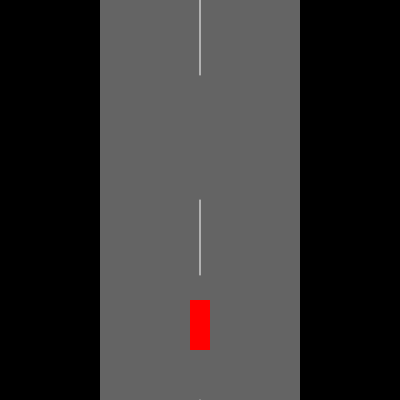
Frame 1 (no input)
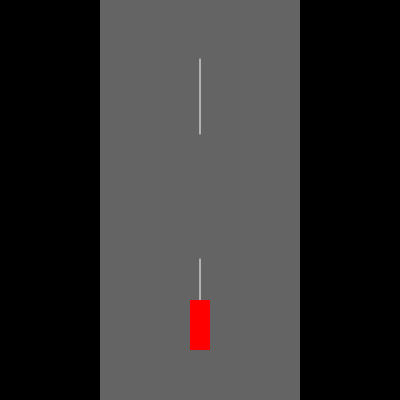
Frame 60 (no input)
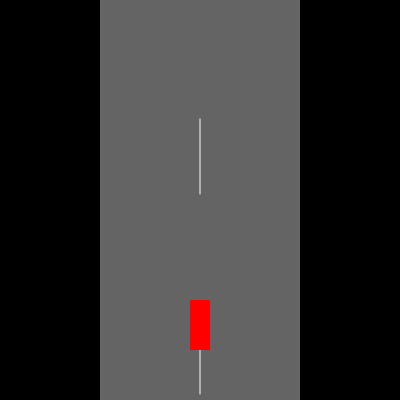
Frame 120 (the mouse pressed at the canvas centre since frame 60)

The p5.js sketch that drew these frames (run headless with seeded random() and noise() and a simulated clock; from frame 60 on, the mouse is pressed at the canvas centre):

// p5.js sketch
// ── sketch.js
// car driving game
var line1;
var line2;
var line3;

var car;

var isLeft;
var isRight;
var isAccelerating;

function setup() {
  createCanvas(400, 400);

  line1 = 0;
  line2 = 200;
  line3 = 400;

  car = {
    x: 200,
    speed: 1,
  };

  isLeft = false;
  isRight = false;
  isAccelerating = false;
}

function draw() {
  background(0);

  //draw the tarmac
  fill(100);
  noStroke();
  rect(100, 0, 200, 400);

  //draw the road lines
  stroke(255);
  line(200, line1, 200, line1 + 75);
  line(200, line2, 200, line2 + 75);
  line(200, line3, 200, line3 + 75);

  //draw the car
  fill(255, 0, 0);
  noStroke();
  rect(car.x - 10, 300, 20, 50);

  //updating the road lines
  line1 += car.speed;
  line2 += car.speed;
  line3 += car.speed;

  if (line1 >= 400) {
    line1 = -200;
  }

  if (line2 >= 400) {
    line2 = -200;
  }

  if (line3 >= 400) {
    line3 = -200;
  }

  //Move the car
  if (isLeft) {
    car.x -= 3;
  }

  if (isRight) {
    car.x += 3;
  }

  //stop the car going off of the road
  car.x = constrain(car.x, 100 + 10, 300 - 10);

  if (isAccelerating) {
    car.speed *= 1.01;
  } else {
    car.speed *= 0.99;
  }

  car.speed = constrain(car.speed, 1, 10);
}

function keyPressed() {
  console.log(key);
  if (key == "a") {
    isLeft = true;
  } else if (key == "d") {
    isRight = true;
  }

  if (key == "w") {
    isAccelerating = true;
  }

  console.log(isLeft, isRight, isAccelerating);
}

function keyReleased() {
  isLeft = false;
  isRight = false;
  isAccelerating = false;
}
